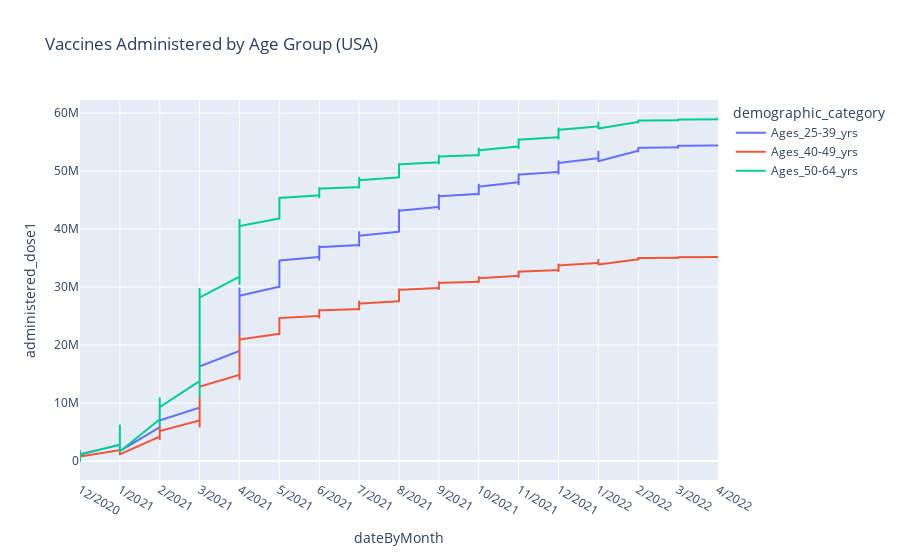

The notebook cell this image was saved under:
### Code cell
fig = px.line(dfv, x="dateByMonth", y="administered_dose1", color='demographic_category',
              title='Vaccines Administered by Age Group (USA)', range_x=['2020-12-01','2022-05-01'])
fig.show()

### Figure 1 — Plotly figure (JSON) as saved in the notebook; plotly's stock layout.template omitted (floating-point values rounded to 4 significant figures; data arrays with more than 128 entries replaced by an {"elided": "..."} marker saying what was removed)
{"data": [{"hovertemplate": "demographic_category=Ages_25-39_yrs<br>dateByMonth=%{x}<br>administered_dose1=%{y}<extra></extra>", "legendgroup": "Ages_25-39_yrs", "line": {"color": "#636efa", "dash": "solid"}, "marker": {"symbol": "circle"}, "mode": "lines", "name": "Ages_25-39_yrs", "showlegend": true, "x": {"elided": "485 str values"}, "xaxis": "x", "y": {"elided": "485 int values"}, "yaxis": "y", "type": "scattergl"}, {"hovertemplate": "demographic_category=Ages_40-49_yrs<br>dateByMonth=%{x}<br>administered_dose1=%{y}<extra></extra>", "legendgroup": "Ages_40-49_yrs", "line": {"color": "#EF553B", "dash": "solid"}, "marker": {"symbol": "circle"}, "mode": "lines", "name": "Ages_40-49_yrs", "showlegend": true, "x": {"elided": "485 str values"}, "xaxis": "x", "y": {"elided": "485 int values"}, "yaxis": "y", "type": "scattergl"}, {"hovertemplate": "demographic_category=Ages_50-64_yrs<br>dateByMonth=%{x}<br>administered_dose1=%{y}<extra></extra>", "legendgroup": "Ages_50-64_yrs", "line": {"color": "#00cc96", "dash": "solid"}, "marker": {"symbol": "circle"}, "mode": "lines", "name": "Ages_50-64_yrs", "showlegend": true, "x": {"elided": "485 str values"}, "xaxis": "x", "y": {"elided": "485 int values"}, "yaxis": "y", "type": "scattergl"}], "layout": {"xaxis": {"anchor": "y", "domain": [0.0, 1.0], "title": {"text": "dateByMonth"}, "range": ["2020-12-01", "2022-05-01"]}, "yaxis": {"anchor": "x", "domain": [0.0, 1.0], "title": {"text": "administered_dose1"}}, "legend": {"title": {"text": "demographic_category"}, "tracegroupgap": 0}, "title": {"text": "Vaccines Administered by Age Group (USA)"}}}
